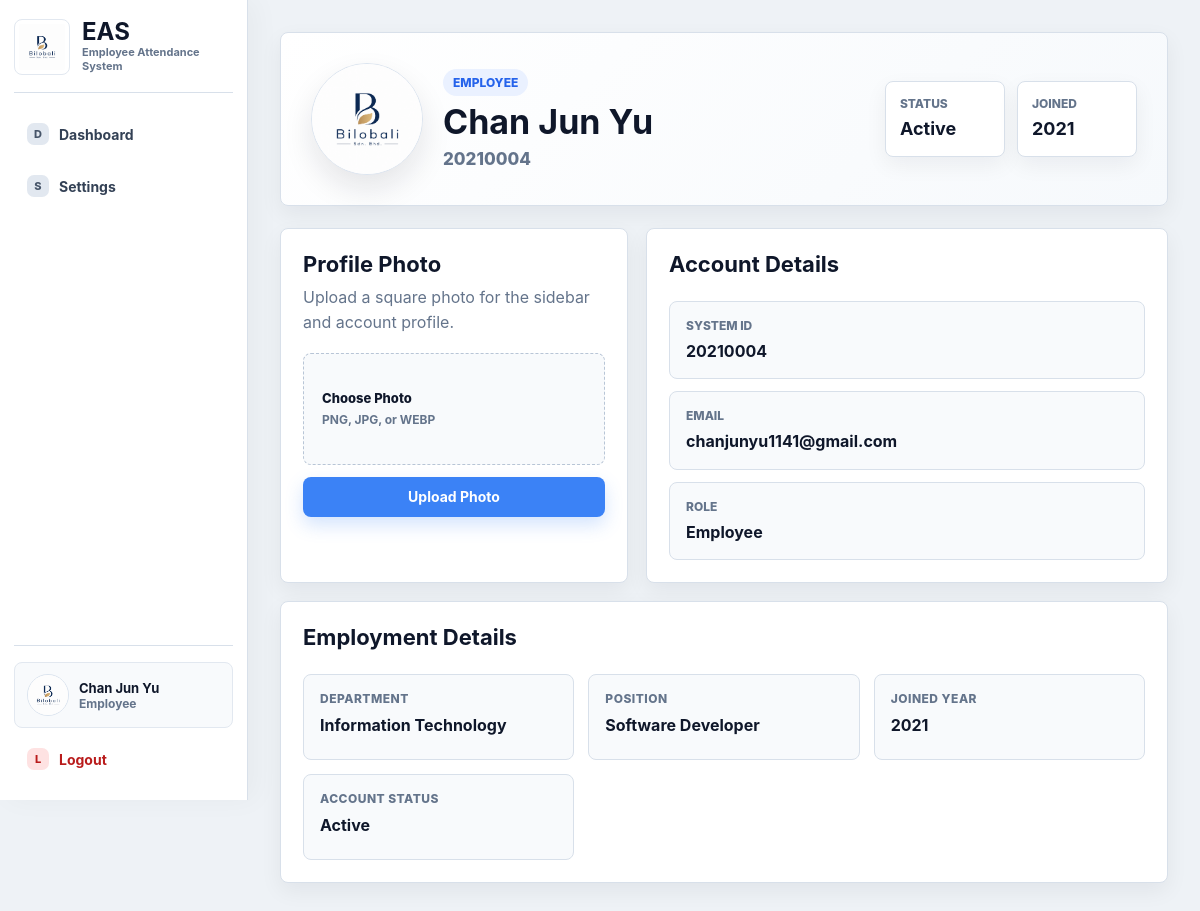
Page /profile (signed in) on the committed database.
### tables this page shows
CREATE TABLE users (
            id INTEGER PRIMARY KEY AUTOINCREMENT,
            username TEXT NOT NULL UNIQUE,
            password TEXT NOT NULL,
            role TEXT NOT NULL,
            full_name TEXT,
            email TEXT,
            department TEXT,
            position TEXT,
            status TEXT DEFAULT 'Active'
        , system_id TEXT, joined_year TEXT, profile_image TEXT, deleted_at TEXT);

### routes/profile_routes.py (the view, shortened to what this page needs)
@profile_bp.route("/profile", methods=["GET", "POST"])
def profile():
    user = get_current_user()
    if not user:
        flash("Please login to view your profile", "error")
        return redirect(url_for("auth.login"))
    return render_template(
        "shared/profile.html",
        user=user,
    )

### app.py (called while the page is built)
def create_app():
    app = Flask(__name__)
    app.secret_key = SECRET_KEY
    ensure_face_folder()
    init_db()
    seed_users()
    app.register_blueprint(kiosk_bp)
    app.register_blueprint(auth_bp)
    app.register_blueprint(superadmin_bp)
    app.register_blueprint(hr_bp)
    app.register_blueprint(employee_bp)
    app.register_blueprint(profile_bp)
    @app.context_processor
    def inject_current_user():
        from flask import session
        user_id = session.get("user_id")
        return {
            "current_user": get_user_by_id(user_id) if user_id else None
        }
    @app.after_request
    def prevent_authenticated_page_cache(response):
        response.headers["Cache-Control"] = "no-store, no-cache, must-revalidate, max-age=0"
        response.headers["Pragma"] = "no-cache"
        response.headers["Expires"] = "0"
        return response
    return app

### database.py (called while the page is built)
def get_sqlite_target():
    if DATABASE == ":memory:":
        return "file:eas_memory?mode=memory&cache=shared", True
    return DATABASE, DATABASE.startswith("file:")

def get_db_connection():
    global _MEMORY_DB_CONNECTION
    database, use_uri = get_sqlite_target()
    if DATABASE == ":memory:" and _MEMORY_DB_CONNECTION is None:
        _MEMORY_DB_CONNECTION = sqlite3.connect(database, uri=True)
        _MEMORY_DB_CONNECTION.row_factory = sqlite3.Row
    conn = sqlite3.connect(database, uri=use_uri)
    conn.row_factory = sqlite3.Row
    return conn

def get_user_by_id(user_id):
    conn = get_db_connection()
    user = conn.execute(
        "SELECT * FROM users WHERE id=?",
        (user_id,)
    ).fetchone()
    conn.close()
    return user

### routes/profile_routes.py (called while the page is built)
def get_current_user():
    user_id = session.get("user_id")
    if not user_id:
        return None
    return get_user_by_id(user_id)

### templates/shared/profile.html (shortened to what this page needs)
<!DOCTYPE html>
<html>
<head>
    <link rel="stylesheet" href="{{ url_for('static', filename='css/main.css') }}">
    <link rel="stylesheet" href="{{ url_for('static', filename='css/dashboard.css') }}">
</head>
<body>
<div class="layout">
    {% include "shared/sidebar.html" %}
    <div class="main">
        {% set role_label = "Super Admin" if user.role == "superadmin" else ("HR Staff" if user.role == "hr" else "Employee") %}
        {% set profile_photo = url_for('static', filename=user.profile_image) if user.profile_image else url_for('static', filename='images/bilobali_logo.png') %}
        <section class="profile-hero">
            <div class="profile-identity">
                <img src="{{ profile_photo }}" alt="Profile photo">
                <div>
                    <span class="profile-eyebrow">{{ role_label }}</span>
                    <h1>{{ user.full_name or "User Profile" }}</h1>
                    <p>{{ user.system_id or "-" }}</p>
                </div>
            </div>
            <div class="profile-quick">
                <div><span>Status</span><strong>{{ user.status or "Active" }}</strong></div>
                <div><span>Joined</span><strong>{{ user.joined_year or "-" }}</strong></div>
            </div>
        </section>
        <div class="profile-layout">
            <section class="profile-card profile-photo-card">
                <h2>Profile Photo</h2>
                <p>Upload a square photo for the sidebar and account profile.</p>
                <form method="POST" enctype="multipart/form-data">
                    <label class="file-drop">
                        <span>Choose Photo</span>
                        <small>PNG, JPG, or WEBP</small>
                    </label>
                    <button type="submit">Upload Photo</button>
                </form>
            </section>
            <section class="profile-card profile-details-card">
                <div class="section-heading">
                    <h2>Account Details</h2>
                </div>
                <div class="profile-detail-list">
                    <div><span>System ID</span><strong>{{ user.system_id or "-" }}</strong></div>
                    <div><span>Email</span><strong>{{ user.email or "-" }}</strong></div>
                    <div><span>Role</span><strong>{{ role_label }}</strong></div>
                </div>
            </section>
            <section class="profile-card profile-details-card profile-wide-card">
                <div class="section-heading">
                    <h2>Employment Details</h2>
                </div>
                <div class="profile-grid">
                    <div><span>Department</span><strong>{{ user.department or "-" }}</strong></div>
                    <div><span>Position</span><strong>{{ user.position or "-" }}</strong></div>
                    <div><span>Joined Year</span><strong>{{ user.joined_year or "-" }}</strong></div>
                    <div><span>Account Status</span><strong>{{ user.status or "Active" }}</strong></div>
                </div>
            </section>
        </div>
    </div>
</div>
</body>
</html>

### templates/shared/sidebar.html (shortened to what this page needs)
<aside class="sidebar" id="appSidebar">
    <div class="sidebar-top">
        <button class="brand-lockup" type="button" data-sidebar-toggle aria-label="Toggle sidebar">
            <img src="{{ url_for('static', filename='images/bilobali_logo.png') }}" alt="Bilobali logo">
            <span><strong>EAS</strong><small>Employee Attendance System</small></span>
        </button>
    </div>
    <nav class="sidebar-nav">
    {% if session.get("role") == "superadmin" %}
    <a href="/superadmin" data-icon="D"><span>Dashboard</span></a>
    <a href="/employees" data-icon="E"><span>Manage Employees</span></a>
    <a href="/superadmin/face_registration" data-icon="F"><span>Face Registration</span></a>
    <a href="/work_settings" data-icon="W"><span>Work Schedule</span></a>
    {% else %}
    <a href="/employee" data-icon="D"><span>Dashboard</span></a>
    {% endif %}
    <a href="/settings" data-icon="S"><span>Settings</span></a>
    </nav>
    {% if current_user %}
    {% set role_label = "Super Admin" if current_user.role == "superadmin" else ("HR Staff" if current_user.role == "hr" else "Employee") %}
    <div class="sidebar-account">
        <a class="sidebar-profile" href="/profile" title="Profile">
            <img src="{{ url_for('static', filename=current_user.profile_image) if current_user.profile_image else url_for('static', filename='images/bilobali_logo.png') }}" alt="Profile photo">
            <span>
                <strong>{{ current_user.full_name or "User" }}</strong>
                <small>{{ role_label }}</small>
            </span>
        </a>
        <a class="sidebar-logout" href="/logout" data-icon="L"><span>Logout</span></a>
    </div>
    {% endif %}
</aside>

### static/css/main.css (style rules this page uses)
:root { --page: #eef2f6; --surface: #ffffff; --surface-soft: #f8fafc; --ink: #0f172a; --text: #1f2937; --muted: #64748b; --line: #d8e0ea; --nav: #101827; --nav-2: #172235; --blue: #3b82f6; --blue-dark: #2563eb; --green: #34c77b; --green-dark: #16a34a; --orange: #fb923c; --orange-dark: #ea580c; --red: #ef4444; --red-dark: #dc2626; --radius: 8px; --shadow: 0 18px 44px rgba(15, 23, 42, 0.10); --shadow-soft: 0 8px 22px rgba(15, 23, 42, 0.06); }
* { box-sizing: border-box; }
html { min-height: 100%; }
body { min-height: 100vh; margin: 0; font-family: Inter, "Segoe UI", Arial, Helvetica, sans-serif; background: var(--page); color: var(--text); }
a { color: inherit; text-decoration: none; }
button, .btn { display: inline-flex; align-items: center; justify-content: center; min-height: 40px; padding: 10px 16px; border: 0; border-radius: var(--radius); background: var(--blue); color: #ffffff; font: inherit; font-size: 14px; font-weight: 700; line-height: 1; cursor: pointer; box-shadow: 0 8px 18px rgba(59, 130, 246, 0.22); transition: transform 140ms ease, box-shadow 140ms ease, background 140ms ease; }
label { display: block; margin: 12px 0 6px; color: #334155; font-size: 13px; font-weight: 700; }

### rows in the picture
users: full_name "Chan Jun Yu", role "Employee", role "EMPLOYEE", system "20210004", status "Active", joined_year "2021", email "chanjunyu1141@gmail.com", department "Information Technology", position "Software Developer"
